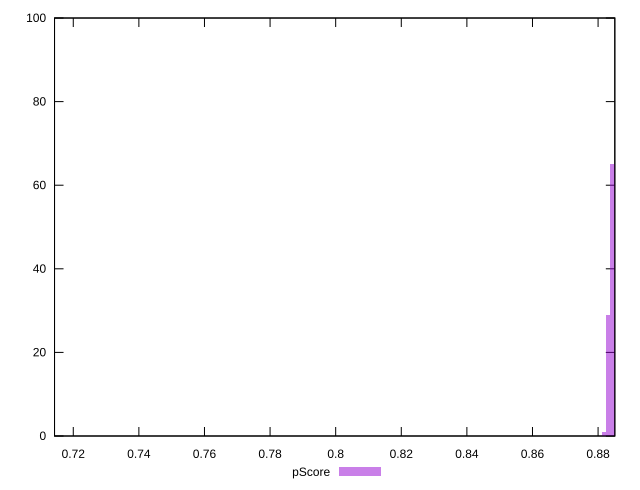

The gnuplot source for this figure:
reset

$pScore <<EOF
0.7138689603129879 1
0.885655608516648 4
0.8843831148262505 65
0.8831106211358531 29
0.8818381274454556 1
EOF

set key outside below
set boxwidth 0.0012724936903974829
set xrange [0.7142870152465055:0.8851031952877646]
set yrange [0:100]
set trange [0:100]
set style fill transparent solid 0.5 noborder
set terminal svg size 640, 490 enhanced background rgb 'white'
set output "reports/report_00033_2021-03-01T14-23-16.841Z/first-contentful-paint/samples/astro-inner-cached/pScore/histogram.svg"

plot $pScore title "pScore" with boxes

reset
